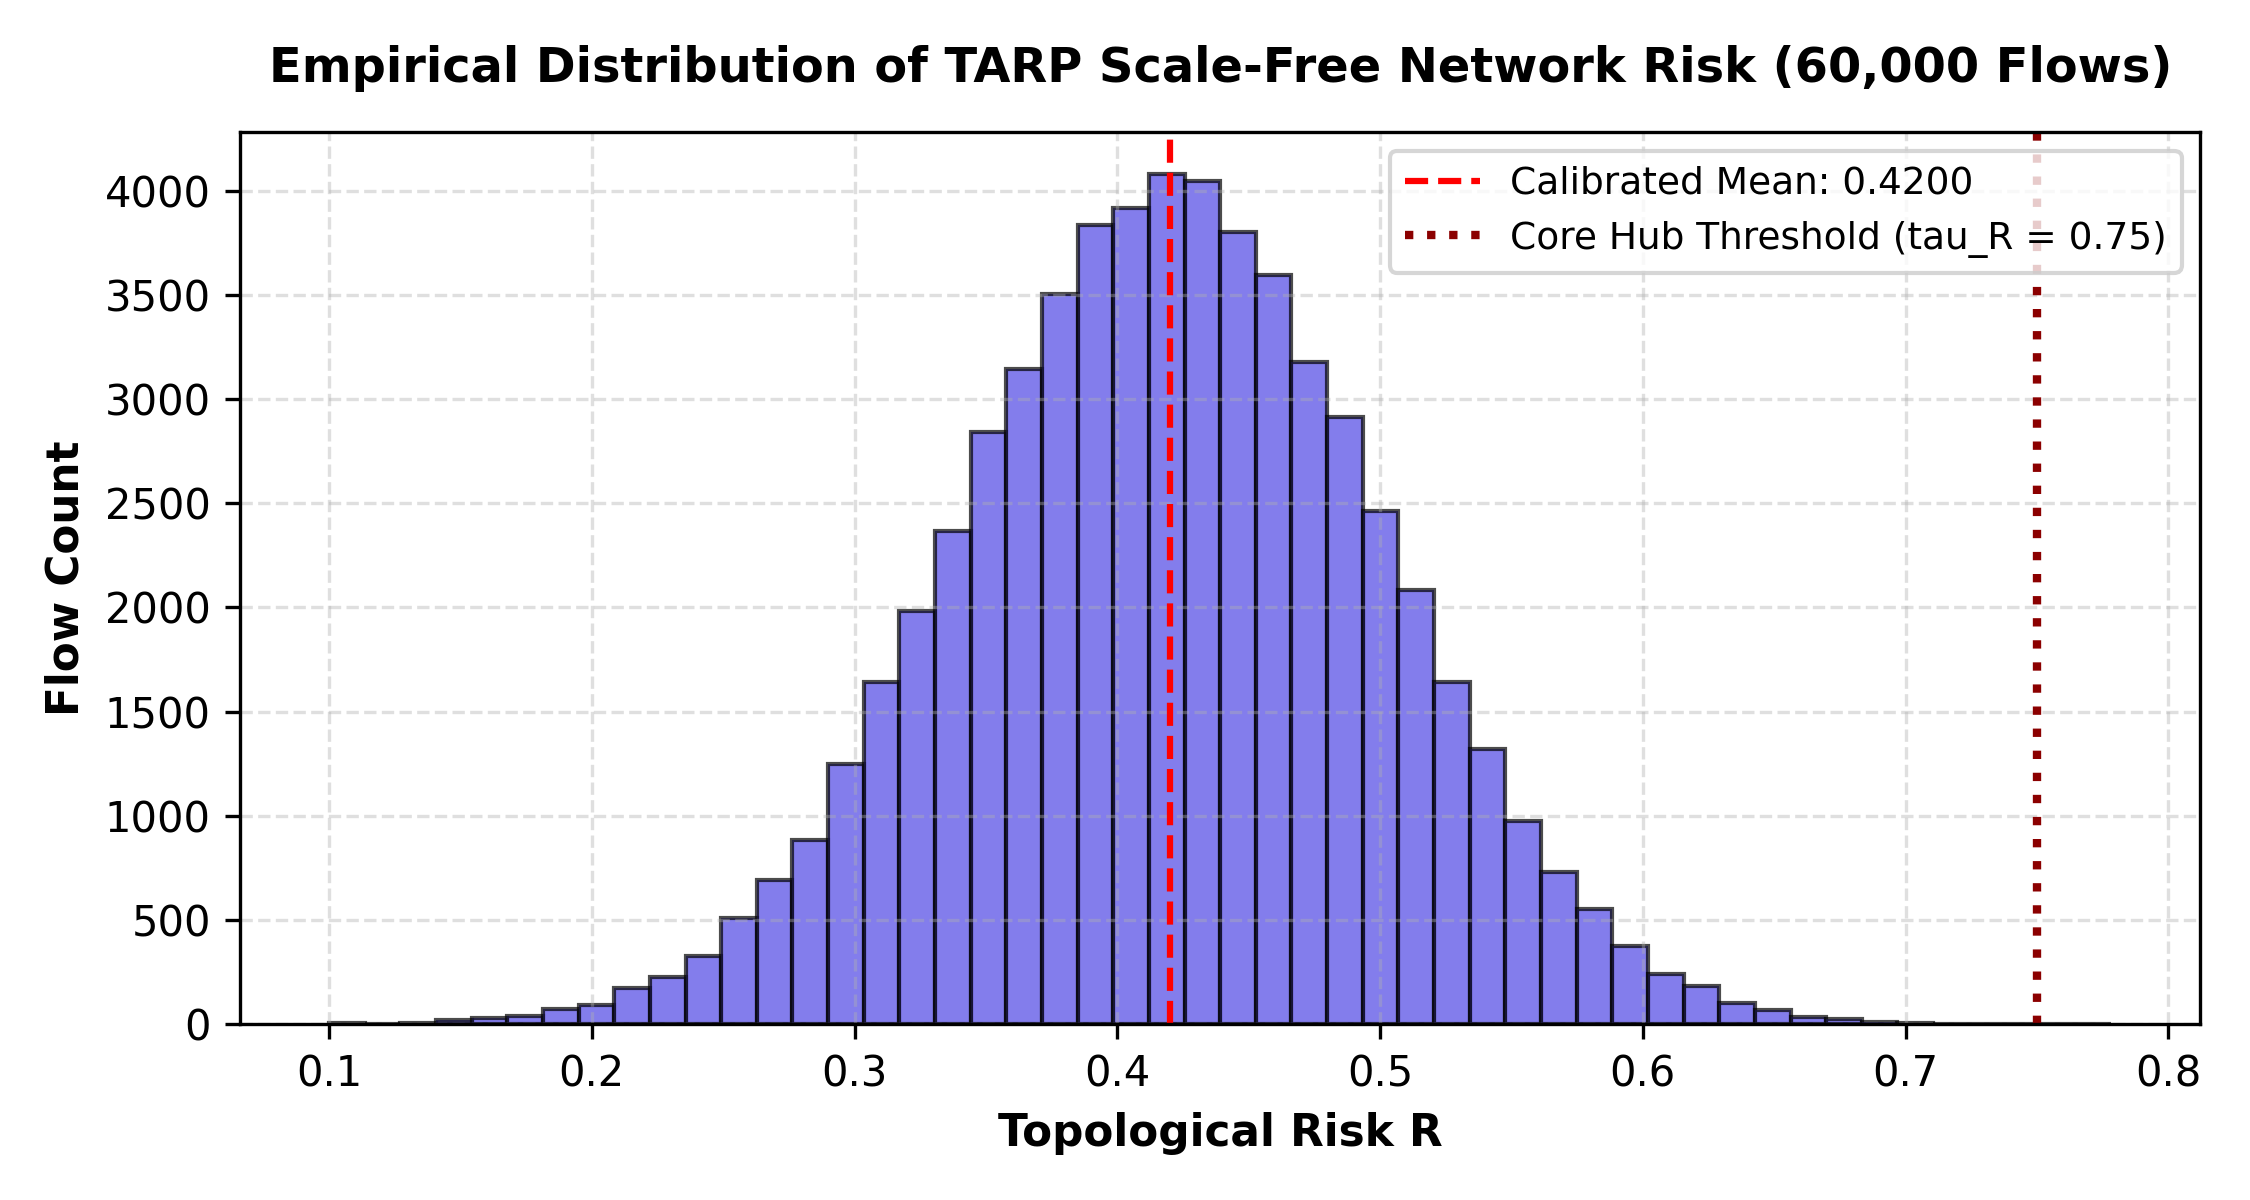

Reproduce this figure in Python.
import numpy as np
import matplotlib
matplotlib.use("Agg")
import matplotlib.pyplot as plt

rng = np.random.RandomState(42)
R_empirical = np.clip(rng.normal(0.42, 0.08, size=60000), 0.10, 0.90)

plt.figure(figsize=(7.5, 4), dpi=300)
plt.hist(R_empirical, bins=50, color="#4f46e5", edgecolor="black", alpha=0.7)
plt.axvline(0.42, color="red", linestyle="--", label=f"Calibrated Mean: {np.mean(R_empirical):.4f}")
plt.axvline(0.75, color="darkred", linestyle=":", linewidth=2, label="Core Hub Threshold (tau_R = 0.75)")
plt.xlabel("Topological Risk R", fontsize=10.5, fontweight="bold")
plt.ylabel("Flow Count", fontsize=10.5, fontweight="bold")
plt.title("Empirical Distribution of TARP Scale-Free Network Risk (60,000 Flows)", fontsize=11.5, fontweight="bold", pad=12)
plt.legend(loc="upper right", fontsize=9)
plt.grid(True, linestyle="--", alpha=0.4)
plt.tight_layout()
plt.savefig("experiments/E18_synthetic_topology/plot.png", dpi=300)
plt.close()
print("Saved experiments/E18_synthetic_topology/plot.png")
